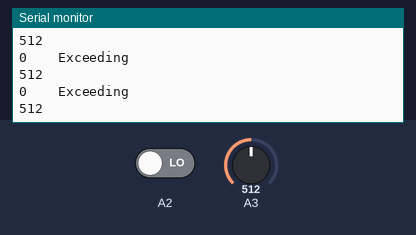
The sketch below on a simulated Arduino Uno, built with avr-gcc and run on an emulated ATmega328P. Shown: the last lines printed to the serial monitor. The test bench sets the inputs (shaded band); at power-on: A2 LOW, A3 = 512.

Above: at 1.3 s.
1.4 s: A2 driven HIGH
3.5 s: A3 set to 716
At 3.82 s:
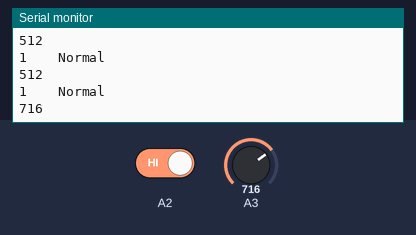
5.0 s: A3 set to 900
At 5.32 s:
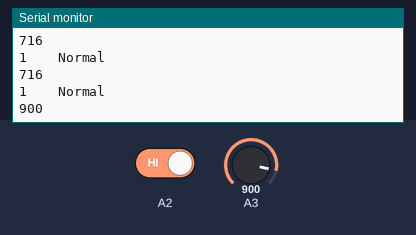
Timing chart, 0 to 8.0 s (numbered marks = the images above; inputs shaded):
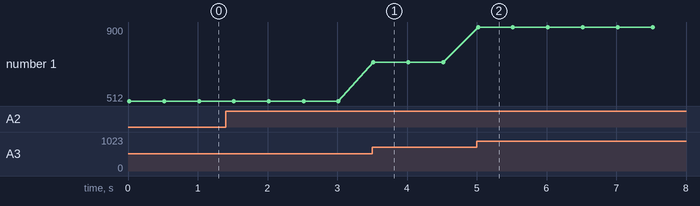

Measured:
- after the input at 3.5 s, the serial monitor: prints a new line at once (image 1)
- after the input at 5.0 s, the serial monitor: prints a new line at once (image 2)
- plotted number 1: 512 → 716 after the input at 3.5 s, 716 → 900 after the input at 5.0 s

The sketch:

Project_33.1.ino
```cpp
volatile int val1 = 0;
volatile int val2 = 0;

void setup()
{
  Serial.begin(9600);
  pinMode(A2, INPUT);
}

void loop()
{
  val1 = digitalRead(A2);//读取数字值
  Serial.print(val1);
  if (val1 == 1)
  {
    Serial.println("    Normal");
  }
  else
  {
    Serial.println("    Exceeding");
  }
  val2 = analogRead(A3);//读取模拟值
  Serial.println(val2);
  delay(500);
}
```
